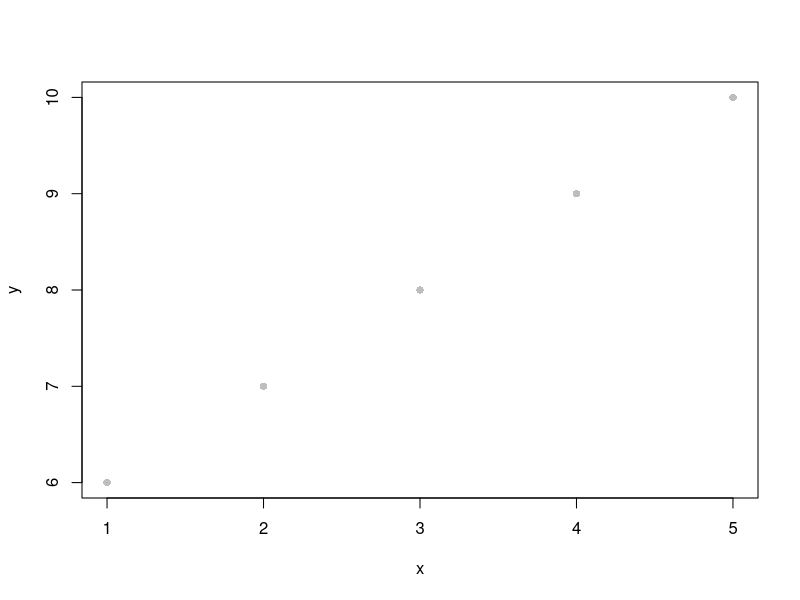
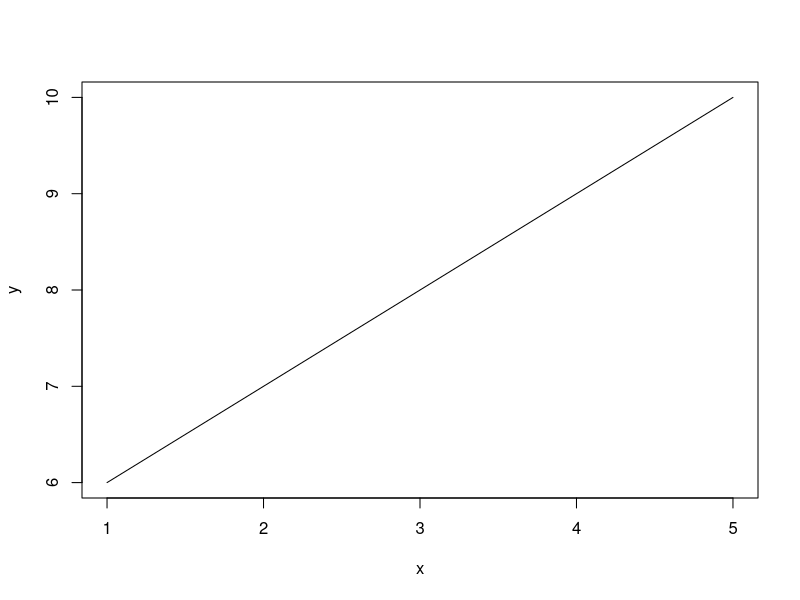
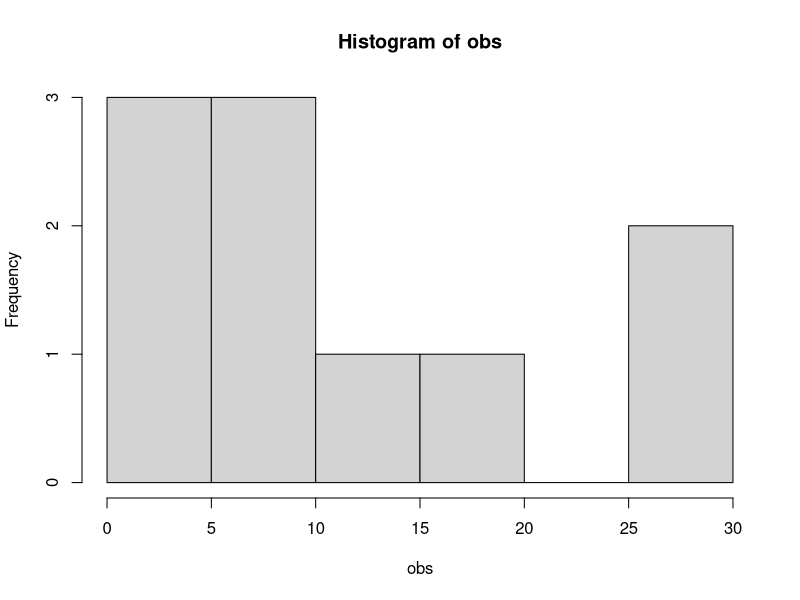
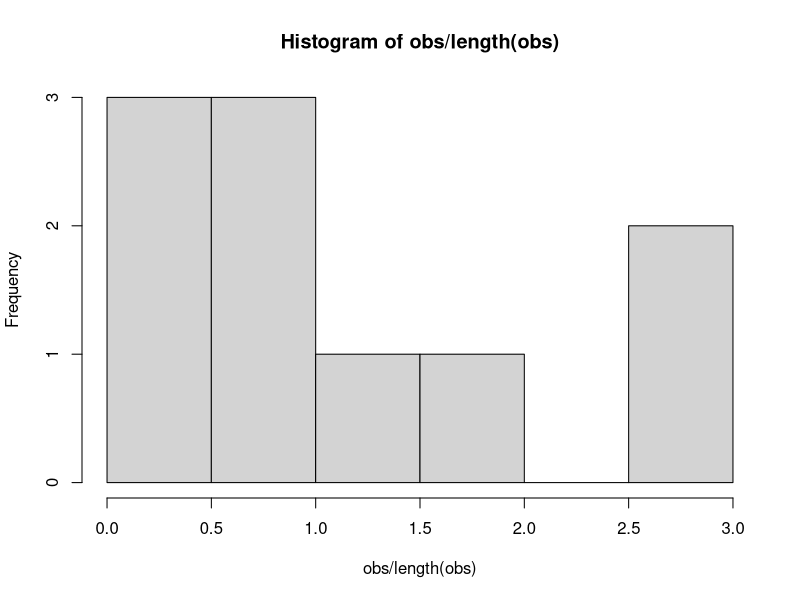
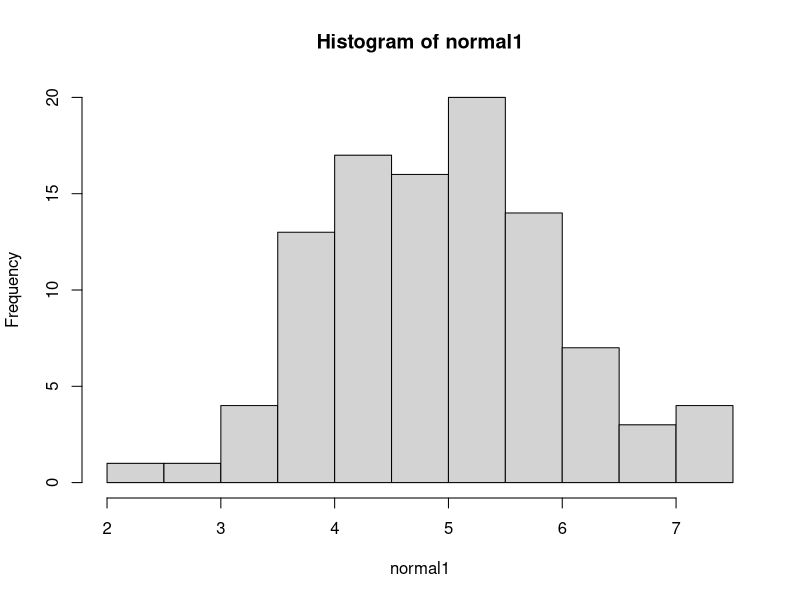

The R source for these figures, in order:
########################################
### R for Absolute Beginners: Day 1 ####
########################################
# Woe betide those using the Danish keyboard!
# tilde: alt + ^ + space (macs)
# curly brackets: option + shift + 8 og 9

# R Base and extensions (packages)
# R Studio: script writer, console, graphs, history of objects
# Object oriented program: text, data points, vectors, matrices, graphs, etc.
# case sensitive
# "send" command is: CTRL+R for PC, or command+return for Mac

# 1. Create a working directory (folder)!
# 2. Set your working directory!
setwd()
setwd("C:/Users/au624473/OneDrive - Aarhus Universitet/Desktop/R Stuff")

# 3. Install and load Packages ##

install.packages("psych")
remove.packages("psych")
library("psych")

###########################
### Introduction and basic data management

# Object creation
x <- "what's up?" # note 1
x
y <- 2
y

str(x) # str is your LIFE
str(y) # str is your LIFE
class(y) # class! New one for me!

mean(x) # errors!

x <- c(1, 2, 3, 4, 5) # concatenate
x
str(x) 
x <- 1:5
x
str(x)
x * 2
t(x)

y <- 6:10
z <- c(x, y) # concatenate
z <- rbind(x, y) # bind as rows
z <- cbind(x, y) # bind as columns
z
z <- data.frame(x, y) # bind the columns into a dataframe
z
z$x # $ = sub
z$y

View(z) 
View(t(z))

z # indexing (like matrix notation)
z[1, 1]
z[1, 2]
z[4,2]
z[1,]
z[ ,2]

#####################################
### Working with data 

## Intuitive basic operations
plot(z, pch = 16, col = "grey")
plot(z, type = "l")

corxy <- cor.test(z$x, z$y)
corxy
?cor.test # help!

## Basic Operations
obs <- c(2, 5, 5, 6, 10, 10, 12, 18, 29, 29)
sum(obs)
sum(obs)/length(obs)
mean(obs)
sd(obs)

obs - mean(obs)
(obs - mean(obs))^2
hist(obs)
hist(obs/length(obs))

## Draw from distributions
n <- 100
set.seed(666) # the number of the beast

normal1 <- rnorm(n, 5, 1)
hist(normal1)

binom1 <- rbinom(n, 1, 0.7)
table(binom1)
table(binom1)/n

## Prepackaged data
data("mtcars")
str(mtcars)